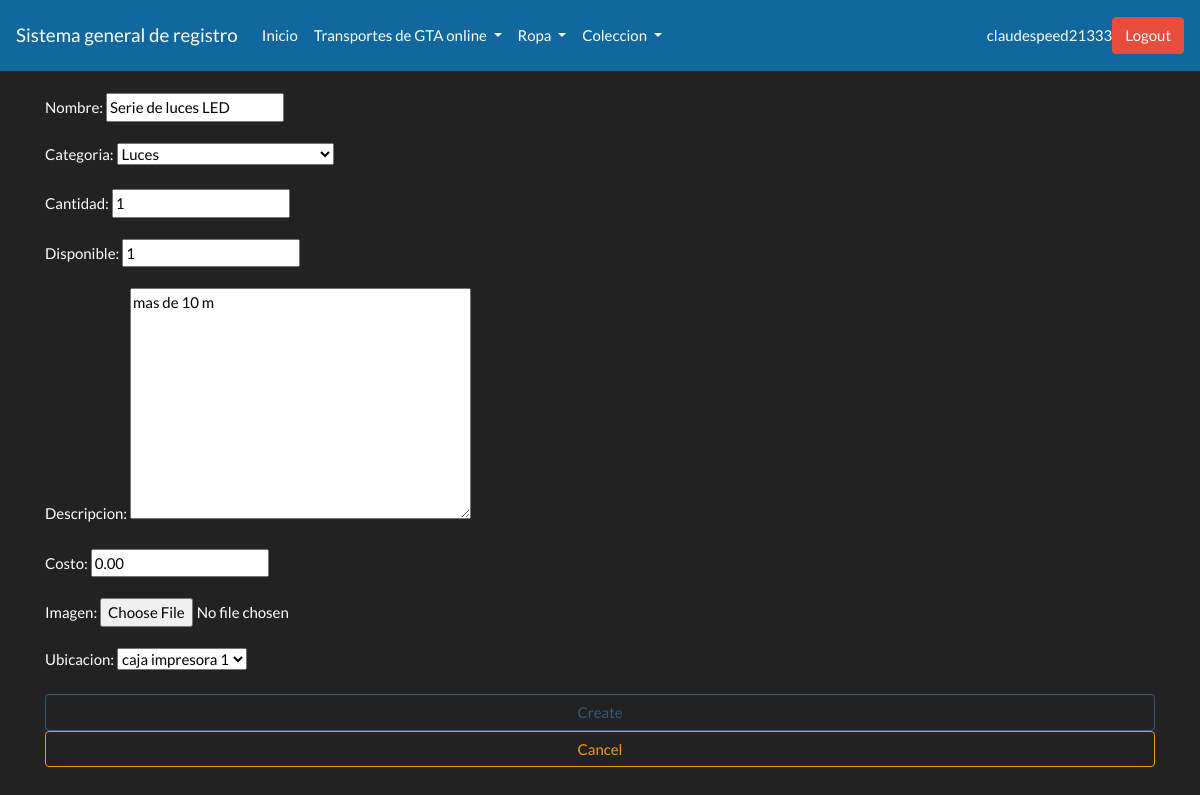
/coleccion/updatecoleccion/1 (signed in), run on the app's committed database.
### electronicos/models.py (models this page shows, shortened)
class electronico(models.Model):
    nombre = models.CharField(max_length=50)
    categoria = models.ForeignKey(categoria,on_delete=models.CASCADE)
    cantidad= models.IntegerField(validators=[MaxValueValidator(100000,'Debe ser menos de 100,000'),MinValueValidator(1,'Debe haber al menos 1')])
    disponible = models.IntegerField(validators=[MaxValueValidator(100000,'Debe ser menos de 100,000'),MinValueValidator(0,'Debe ser 0 o mayor')])
    descripcion = models.TextField(blank = True)
    costo = models.DecimalField(max_digits=9,decimal_places=2,validators=[MaxValueValidator(1000000,'Debe ser menor a 1,000,000'),MinValueValidator(0,'Debe ser 0 o mayor')])
    imagen = models.ImageField(blank = True)
    ubicacion = models.ForeignKey(ubicacion,on_delete=models.CASCADE)
    usuario = models.ForeignKey(settings.AUTH_USER_MODEL, on_delete=models.CASCADE)

class categoria (models.Model):
    categoria = models.CharField(max_length=50)
    usuario = models.ForeignKey(settings.AUTH_USER_MODEL, on_delete=models.CASCADE)
    def __str__(self):
        return self.categoria

class ubicacion (models.Model):
    ubicacion = models.CharField(max_length=50)
    usuario = models.ForeignKey(settings.AUTH_USER_MODEL, on_delete=models.CASCADE)
    def __str__(self):
        return self.ubicacion

### electronicos/views.py (the view)
# urls.py: path('updatecoleccion/<int:pk>',views.electronicoUpdate.as_view(), name="electronicoupdate"),
@method_decorator(login_required , name = "dispatch")
class electronicoUpdate(generic.UpdateView):
	template_name = "electronicos/update.html"
	model = electronico
	form_class = electronicoform
	success_url = reverse_lazy("electronicolist")
	def get_form_kwargs(self):
		kwargs = super().get_form_kwargs()
		kwargs.update({'request': self.request})
		return kwargs

### electronicos/forms.py
class electronicoform(forms.ModelForm):
    def __init__(self, request, *args, **kwargs):
        super(electronicoform, self).__init__(*args, **kwargs)
        self.fields['categoria'].queryset =  categoria.objects.filter(usuario=request.user)
        self.fields['ubicacion'].queryset =  ubicacion.objects.filter(usuario=request.user)
    class Meta:
        model = electronico
        fields =[
            "nombre","categoria","cantidad","disponible","descripcion","costo","imagen","ubicacion"
        ]

### templates/electronicos/update.html (shortened to what this page needs)
{% extends "base.html" %}
{% block content %}
<form class="form" method="POST" enctype="multipart/form-data">
{{form.as_p}}
<button type="submit" class="btn btn-outline-primary form-control">Create</button>
<button type="reset" class="btn btn-outline-warning form-control">Cancel</button>
</form>
{%endblock%}

### templates/navbar.html (shortened to what this page needs)
<div>
    <nav class="navbar  navbar-expand-lg navbar-light" style="background-color: #10689e;">
      <a class="navbar-brand" href="#">Sistema general de registro</a>
      <div class="collapse navbar-collapse" id="navbarSupportedContent">
        <ul class="navbar-nav mr-auto">
          <li class="nav-item">
            <a class="nav-link" href="{% url 'login' %}">Inicio</span></a>
          </li>
          {% if request.user.is_authenticated %}
          <li class="nav-item dropdown">
            <a class="nav-link dropdown-toggle" href="#" id="navbarDropdown" role="button" data-toggle="dropdown" aria-haspopup="true" aria-expanded="false">
              Transportes de GTA online
            </a>
          </li>
          <li class="nav-item dropdown">
            <a class="nav-link dropdown-toggle" href="#" id="navbarDropdown" role="button" data-toggle="dropdown" aria-haspopup="true" aria-expanded="false">
              Ropa
            </a>
          </li>
          <li class="nav-item dropdown">
            <a class="nav-link dropdown-toggle" href="#" id="navbarDropdown" role="button" data-toggle="dropdown" aria-haspopup="true" aria-expanded="false">
              Coleccion
            </a>
          </li>
          {%endif%}
        </ul>
        {% if request.user.is_authenticated %}
        <letra1>{{request.user}}</letra1>
        <a  class="btn btn-danger" href="{% url 'logout' %}" role="button">Logout </a>
        {%else%}
        <a class="btn btn-primary" href="{% url 'signup'%}" role="button">SignUp</a>
        <a class="btn btn-secondary" href="{% url 'login'%}" role="button">Login</a>
        {%endif%}
      </div>
    </nav>
    </div>

### data on the page
electronico: nombre "Serie de luces LED", descripcion "mas de 10 m"
categoria: categoria "Luces"
ubicacion: ubicacion "caja impresora 1"

### other printed values
{{ request.user }} "claudespeed21333"
